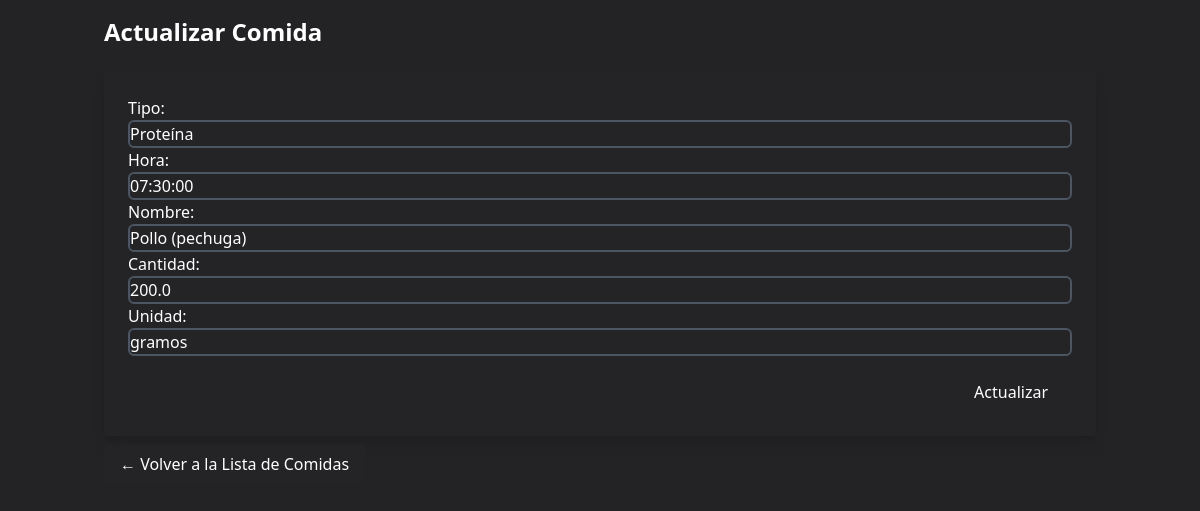
The page /comida/update/15/ (signed in) on the database as committed earlier.
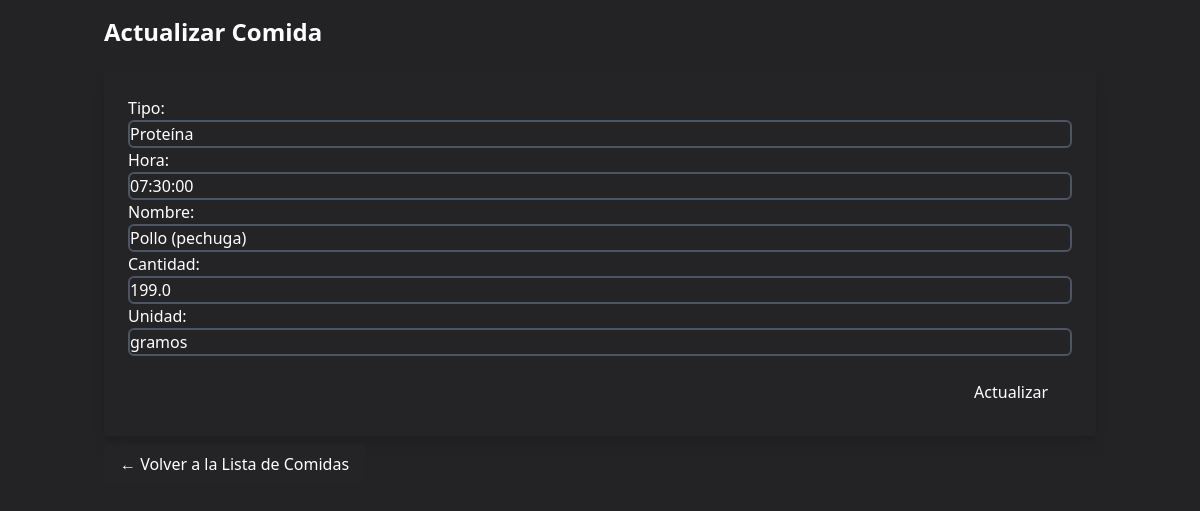
The same page on the database as committed later.
### accounts/models.py (models this page shows, shortened)
class Comida(models.Model):
    tipo = models.CharField(max_length=50)
    hora = models.TimeField()
    nombre = models.CharField(max_length=100)  # Detalle del alimento
    cantidad = models.FloatField()
    unidad = models.CharField(max_length=20)

### accounts/views.py (the view)
# urls.py: path('comida/update/<int:pk>/', views.update_comida, name='update_comida'),
@login_required
@superadmin_required
def update_comida(request, pk):
    comida = get_object_or_404(Comida, pk=pk)
    if request.method == 'POST':
        form = ComidaForm(request.POST, instance=comida)
        if form.is_valid():
            form.save()
            return redirect('comida_list')
    else:
        form = ComidaForm(instance=comida)
    return render(request, 'accounts/comida_form.html', {'form': form})

### accounts/forms.py
class ComidaForm(forms.ModelForm):
    class Meta:
        model = Comida
        fields = ['tipo', 'hora', 'nombre', 'cantidad', 'unidad']

### accounts/templates/accounts/comida_form.html (shortened to what this page needs)
<!DOCTYPE html>
<html lang="en">
  <head>
    <script src="https://cdn.tailwindcss.com"></script>
  </head>
  <body class="bg-dark-main text-white min-h-screen">
    <div class="container mx-auto p-4">
      <h2 class="text-2xl font-bold mb-6">
        {% if form.instance.pk %}Actualizar{% else %}Crear{% endif %} Comida
      </h2>
      <form method="post" class="bg-dark-secondary p-6 rounded shadow-lg">
        {% csrf_token %} {{ form.as_p }}
        <div class="flex justify-end mt-4">
          <button
            type="submit"
            class="bg-accent text-white px-6 py-2 rounded hover:bg-green-700"
          >
            {% if form.instance.pk %}Actualizar{% else %}Crear{% endif %}
          </button>
        </div>
      </form>
      <div class="mt-4">
        <a
          href="{% url 'comida_list' %}"
          class="text-white bg-dark-secondary px-4 py-2 rounded hover:bg-gray-700"
        >
          ← Volver a la Lista de Comidas
        </a>
      </div>
    </div>
  </body>
</html>

Rows that differ between the two databases and show on the page:
changed Comida "Proteína": cantidad "200.0" → "199.0"
